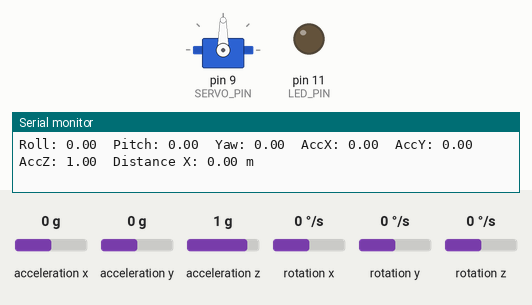
Simulated run of this sketch. Board: Arduino Uno, built with avr-gcc and run on an emulated ATmega328P. Shown: servo, output pins drawn as LEDs (lit = HIGH), the last lines printed to the serial monitor. Inputs (shaded band) come from the test bench; at power-on: rotation z 0 °/s, acceleration x 0 g, acceleration y 0 g, acceleration z 1 g, rotation x 0 °/s, rotation y 0 °/s.

Above: at 1.2 s.
1.3 s: rotation z set to -192 °/s
At 1.66 s:
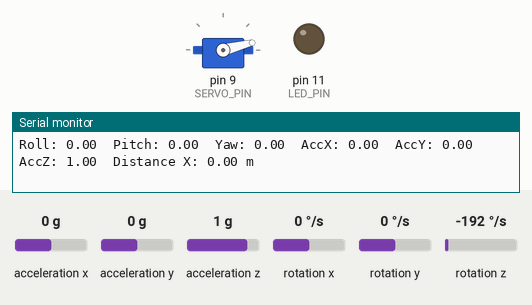
At 2.1 s:
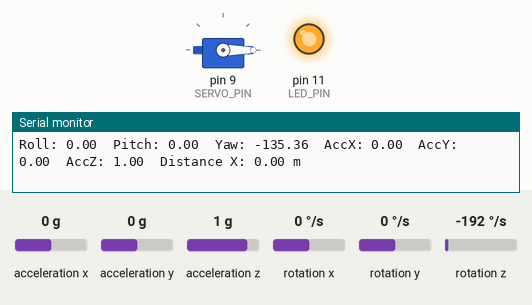
3.2 s: rotation z set to 89 °/s
6.2 s: rotation z set to 95 °/s
9.2 s: rotation z set to -100 °/s
At 10.41 s:
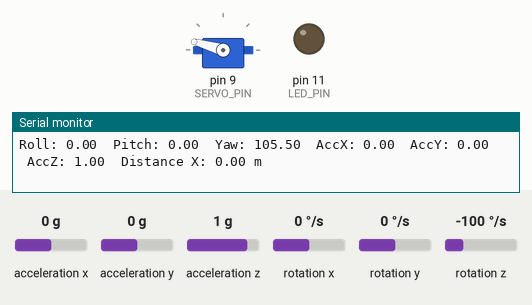
Timing chart, 0 to 13.2 s (numbered marks = the images above; inputs shaded):
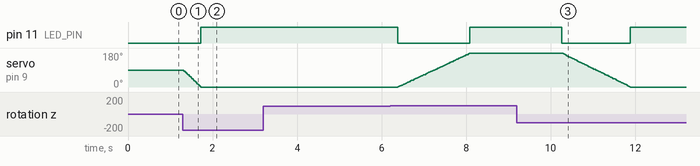

Measured:
- after the input at 1.3 s, pin 11 (LED_PIN): LOW → HIGH after 0.42 s; servo on pin 9 (SERVO_PIN): moves from 90° to 0° over 0.42 s, starting at once
- after the input at 9.2 s, pin 11 (LED_PIN): HIGH → LOW after 1.1 s, → HIGH 1.6 s later; servo on pin 9 (SERVO_PIN): moves from 180° to 0° over 1.6 s, starting after 1.1 s

The sketch:

sortaworkynoC.ino
```cpp
#include <Wire.h>
#include <Servo.h>
#include "MPU6050.h"

// Pin definitions based on controller pinout
// Servo motor control: Controller P9 -> Arduino digital pin 9 (PWM)
#define SERVO_PIN 9
// LED "L" / D3 for brightness control: Controller D3 -> Arduino digital pin 3 (PWM)
#define LED_PIN 11

// Constants for servo control and LED brightness
#define YAW_MAX 81   // Maximum allowed yaw angle in degrees
#define YAW_MIN -81  // Minimum allowed yaw angle in degrees

#define ACC_THRESHOLD_LOW  0.12   // g: below this, LED off
#define ACC_THRESHOLD_HIGH 1.12    // g: above this, LED full on

// Conversion factors for MPU6050 (default settings)
// In ±2g mode, sensitivity = 16384 LSB/g
// In ±250°/sec mode, sensitivity = 131 LSB/(°/sec)
#define ACCEL_SENSITIVITY 16384.0
#define GYRO_SENSITIVITY  131.0

// Create MPU6050 and Servo objects
MPU6050 mpu;
Servo servo;

// Variables for integrating gyro Z (yaw)
float yaw = 0.0;
unsigned long lastGyroTime = 0;

// Variables for distance integration along X-axis
float velocityX = 0.0;
float distanceX = 0.0;
unsigned long lastDistanceTime = 0;

// Output interval in milliseconds (once per second)
const unsigned long OUTPUT_INTERVAL = 1000;
unsigned long lastOutputTime = 0;

void setup() {
  Serial.begin(9600);
  Wire.begin();

  // Initialize MPU6050
  mpu.initialize();
  if (!mpu.testConnection()) {
    Serial.println("MPU6050 connection failed!");
    while (1);
  }

  // Configure full-scale ranges and sample rates (adjust per experiment)
  // For example, to set gyro to ±250°/sec and accelerometer to ±2g:
  mpu.setFullScaleGyroRange(MPU6050_GYRO_FS_250);
  mpu.setFullScaleAccelRange(MPU6050_ACCEL_FS_2);
  // Set sample rate divider if needed: mpu.setRate(sample_rate_divider);

  // Attach servo to specified pin
  servo.attach(SERVO_PIN);

  // Initialize LED pin as output
  pinMode(LED_PIN, OUTPUT);

  // Initialize timing variables
  lastGyroTime = millis();
  lastDistanceTime = millis();
  lastOutputTime = millis();
}

void loop() {
  // Read raw data from MPU6050: acceleration and gyroscope
  int16_t ax, ay, az, gx, gy, gz;
  mpu.getMotion6(&ax, &ay, &az, &gx, &gy, &gz);

  // Convert raw accelerometer readings to g's
  float accelX = ax / ACCEL_SENSITIVITY;
  float accelY = ay / ACCEL_SENSITIVITY;
  float accelZ = az / ACCEL_SENSITIVITY;

  // Convert raw gyroscope readings to degrees per second
  float gyroX = gx / GYRO_SENSITIVITY;
  float gyroY = gy / GYRO_SENSITIVITY;
  float gyroZ = gz / GYRO_SENSITIVITY;

  // Compute roll and pitch from accelerometer in degrees
  float roll  = atan2(accelY, accelZ) * 180.0 / PI;
  float pitch = atan(-accelX / sqrt(accelY * accelY + accelZ * accelZ)) * 180.0 / PI;

  // Yaw calculation via integration of gyroZ
  unsigned long currentGyroTime = millis();
  float dtGyro = (currentGyroTime - lastGyroTime) / 1000.0;
  lastGyroTime = currentGyroTime;
  yaw += gyroZ * dtGyro;  // simple integration

  // Servo control based on yaw
  // Constrain yaw to the ±81° range for servo actuation
  float servoYaw = yaw;
  bool outOfRange = false;
  if (servoYaw > YAW_MAX) {
    servoYaw = YAW_MAX;
    outOfRange = true;
  } else if (servoYaw < YAW_MIN) {
    servoYaw = YAW_MIN;
    outOfRange = true;
  }

  // Map yaw from [-81, 81] to servo angle [0, 180]
  int servoAngle = map(servoYaw, YAW_MIN, YAW_MAX, 0, 180);
  servo.write(servoAngle);

  // LED (D3) brightness control based on X-axis acceleration
  // If yaw is out-of-range, override by turning LED fully on
  if (outOfRange) {
    analogWrite(LED_PIN, 255);
  } else {
    // Use the absolute value of X-axis acceleration for brightness mapping
    float absAccelX = fabs(accelX);
    int brightness;
    if (absAccelX < ACC_THRESHOLD_LOW) {
      brightness = 0;
    } else if (absAccelX > ACC_THRESHOLD_HIGH) {
      brightness = 255;
    } else {
      // Linear mapping between thresholds
      brightness = (int)(((absAccelX - ACC_THRESHOLD_LOW) / (ACC_THRESHOLD_HIGH - ACC_THRESHOLD_LOW)) * 255);
    }
    analogWrite(LED_PIN, brightness);
  }

  // Distance calculation along X-axis
  unsigned long currentDistanceTime = millis();
  float dtDistance = (currentDistanceTime - lastDistanceTime) / 1000.0;
  lastDistanceTime = currentDistanceTime;

  // Convert accelX (in g) to m/s^2 (1g ≈ 9.81 m/s^2)
  float accelX_mps2 = accelX * 9.81;
  velocityX += accelX_mps2 * dtDistance;
  distanceX += velocityX * dtDistance;

  if (millis() - lastOutputTime >= OUTPUT_INTERVAL) {
    lastOutputTime = millis();
    Serial.print("Roll: "); Serial.print(roll, 2);
    Serial.print("  Pitch: "); Serial.print(pitch, 2);
    Serial.print("  Yaw: "); Serial.print(yaw, 2);
    Serial.print("  AccX: "); Serial.print(accelX, 2);
    Serial.print("  AccY: "); Serial.print(accelY, 2);
    Serial.print("  AccZ: "); Serial.print(accelZ, 2);
    Serial.print("  Distance X: "); Serial.print(distanceX, 2);
    Serial.println(" m");
  }
}
```

Servo_Control_C.ino
```cpp
#include <avr/io.h>
#include <avr/interrupt.h>
#include <util/delay.h>

void initialize_servo_timer(){ // uses Timer 1 for 16 bits
  DDRB |= (1 << PB1);  // set PB1 OC1A as servo output

  // set timer to fast PWM to clear OC1A on match to use top value (ICR1 which will set the PWM frequency)
  TCCR1A |= (1<<COM1A1) | (1<<WGM11);  // set PB1 PMW to the timer
  TCCR1B |= (1<<WGM13) | (1<<WGM12) | (1<<CS11); // prescaler set to 8, clock frequency = 16MHz/8 = 2MHz, so PWM frequecny = 50Hz and fits in 16 bit range
  ICR1 = 19999; // set PWM to 50Hz = (16MHz / (8 * 50)) - 1
  OCR1A = 1500; // initialize angle to 90 degrees = 1000 + (angle*1000)/180
}

void write_servo(uint8_t angle){ // converts angle to pulse width, sets it with OCR1A Timer 1 PWM
  uint16_t pulse = 1000 + ((angle*1000)/180);
  OCR1A = pulse;
}

int main(){

  initialize_servo_timer();

  while(1){
    write_servo(0);
    _delay_ms(1000);
    write_servo(90);
    _delay_ms(1000);
    write_servo(180);
    _delay_ms(1000);
    write_servo(90);
    _delay_ms(1000);
  }
}
```
